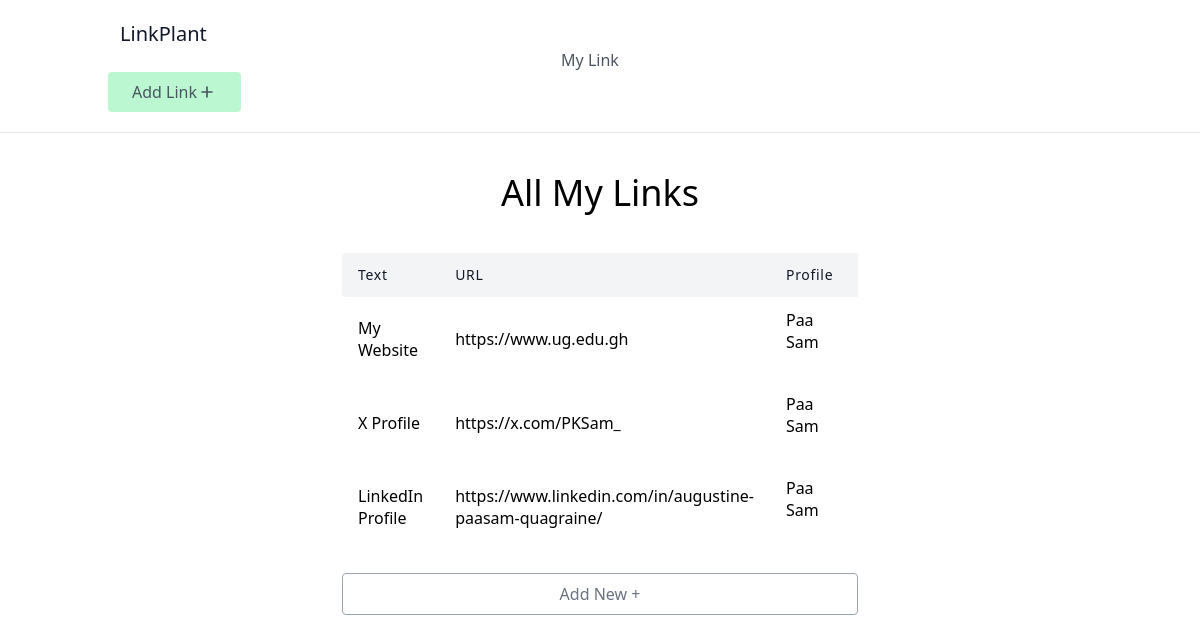
/, run on an earlier commit of the app's database.
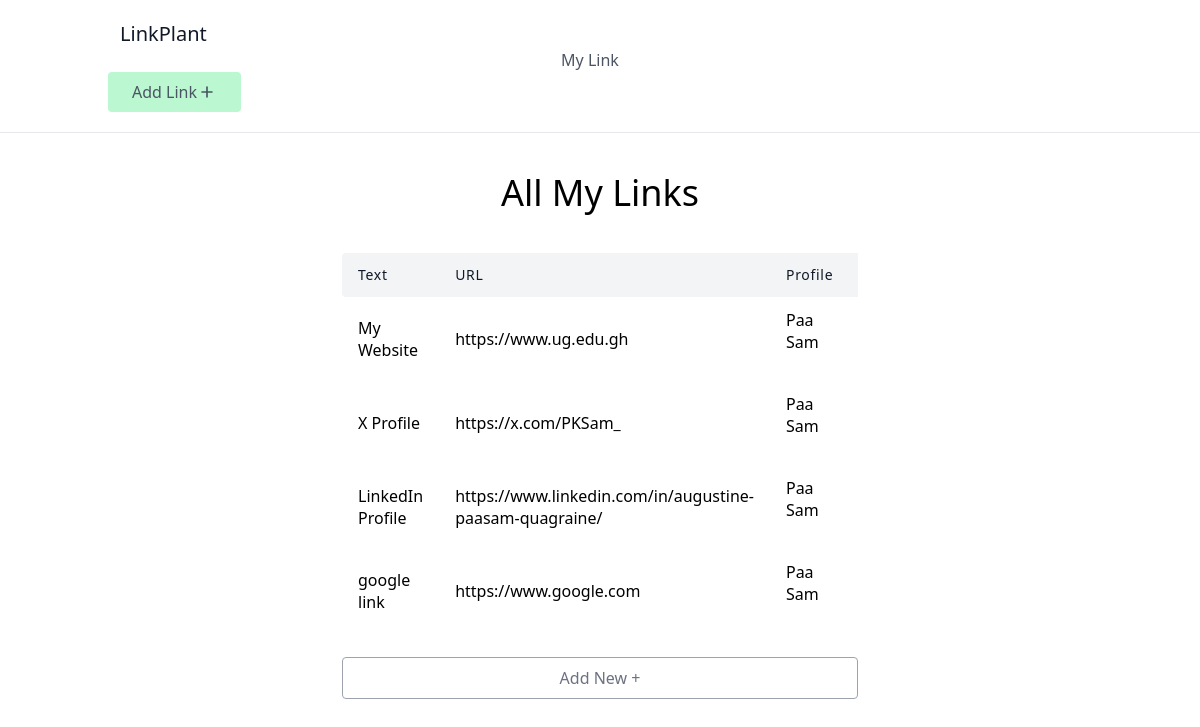
And on a later commit of the database.
### link_plant/models.py (models this page shows, shortened)
class Link(models.Model):
    text = models.CharField(max_length=100)
    url = models.URLField()
    profile = models.ForeignKey(Profile, on_delete=models.CASCADE, related_name='links')

class Profile(models.Model):
    BG_CHOICES = (
        ('blue', 'Blue'),
        ('green', 'Green'),
        ('yellow', 'Yellow'),
    )
    name = models.CharField(max_length=100)
    slug = models.SlugField(max_length=100)
    bg_color = models.CharField(max_length=50, choices=BG_CHOICES)

### link_plant/views.py (the view)
# urls.py: path('', LinkListView.as_view(), name="link-list"),
class LinkListView(ListView):
    model = Link

### link_plant/templates/link_plant/link_list.html (shortened to what this page needs)
{% extends 'link_plant/_base.html' %}
{% block content %}
<h1 class="text-4xl text-center mb-10">All My Links</h1>
<div class="lg:w-3/4 w-full mx-auto overflow-auto">
    <table class="table-auto w-full text-left whitespace-no-wrap">
        <thead>
            <tr>
                <th class="px-4 py-3 title-font tracking-wider font-medium text-gray-900 text-sm bg-gray-100 rounded-tl rounded-bl">Text</th>
                <th class="px-4 py-3 title-font tracking-wider font-medium text-gray-900 text-sm bg-gray-100">URL</th>
                <th class="px-4 py-3 title-font tracking-wider font-medium text-gray-900 text-sm bg-gray-100">Profile</th>
                <th class="px-4 py-3 title-font tracking-wider font-medium text-gray-900 text-sm bg-gray-100">Edit</th>
            </tr>
        </thead>
        <tbody>
            {% for link in object_list %}
            <tr>
                <td class="px-4 py-3">{{link.text}}</td>
                <td class="px-4 py-3">
                    <a href="{{link.url}}" target="_blank">
                        {{link.url}}
                        <svg xmlns="https://www.w3.org/2000/svg" class="h-4 w-4 inline" fill="none">
                        <path stroke-linecap="round" stroke-linejoin="round" d="M10 6H6a2 0 00"></path>
                        </svg>
                    </a>
                </td>
                <td class="px-4 py-3">
                    <a href="{% url 'profile' link.profile.slug %}" target="_blank">
                        {{link.profile.name}}
                        <svg xmlns="http://www.w3.org/2000/svg" class="h-4 w-4 inline" fill="none">
                        <path stroke-linecap="round" stroke-linejoin="round" d="M10 6H6a2 2 0 00"></path>
                        </svg>
                    </a>
                </td>
                <td class="px-4 py-3 underline text-blue-600"><a href="{% url 'link-update' link.id %}">Edit</a></td>
            </tr>
            {% endfor %}
        </tbody>
    </table>
    <a href="{% url 'link-create' %}">
        <p class="mt-6 py-2 w-full border rounded border-gray-400 text-center text-gray-500 hover:currentColor">Add New +</p>
    </a>
</div>
{% endblock content %}

What changed in the data, as far as the page shows it:
added Link: text "google link", url "https://www.google.com", profile.name "Paa Sam"
